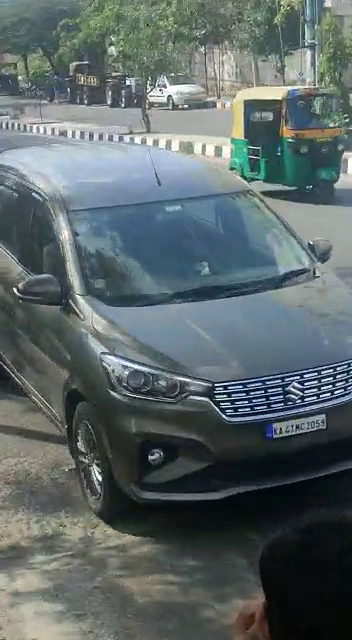
#> input picture frame 40 of input/cctv_car_by_me_1.mp4, 352 x 640 px, given in place of video.mp4, which was not available
$ python from_video.py
#> lines starting #> are read from the running program, lines starting #| are printed output that depends on the picture; pictures that were not available may be replaced by others from this repository, and a replacement may not be noted
import cv2
import os

# Load the video file
video = cv2.VideoCapture("E:\\1 number plate source\\video.mp4")

# Load the classifier for car detection
car_cascade = cv2.CascadeClassifier("car.xml")

# Create a folder to store the car images
if not os.path.exists("cars"):
    os.makedirs("cars")

# Initialize a counter for the number of car images extracted
count = 0

# Loop through each frame in the video
while True:
    # Read a frame from the video
    ret, frame = video.read()
#> frame is the input picture: shape (640, 352, 3); mean B, G, R 104.2, 103.5, 92.1

    # If the frame was not successfully read, break out of the loop
    if not ret:
        break

    # Convert the frame to grayscale
    gray = cv2.cvtColor(frame, cv2.COLOR_BGR2GRAY)
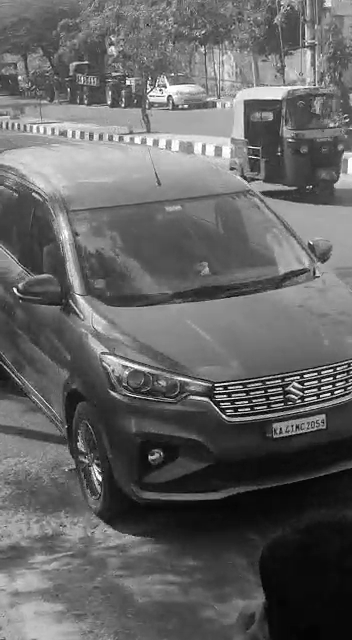
#> gray: shape (640, 352); min 0, max 255, mean 100.1

    # Detect cars in the frame using the classifier
    cars = car_cascade.detectMultiScale(gray, 1.1, 5)
#> cars = [[164, 66, 64, 64]]

    # Loop through each detected car and extract it as an image
    for (x, y, w, h) in cars:
        car_img = frame[y:y+h, x:x+w]
        cv2.imwrite(f"cars/car{count}.png", car_img)
        count += 1
#> this loop made 1 pass
#> (x, y, w, h, count) on pass 1: (164, 66, 64, 64, 1)
#> pass 1, `car_img = frame[y:y+h, x:x+w]`:
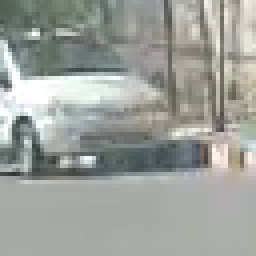
#> car_img: shape (64, 64, 3) (shown 4 times larger); mean B, G, R 155.6, 160.4, 156.7
#> after the loop, count = 1
# Release the video object
video.release()

$ run again, starting later in the video
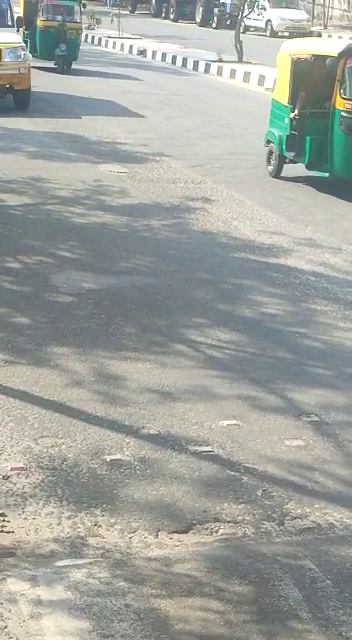
#> input picture frame 180 of input/cctv_car_by_me_1.mp4, 352 x 640 px, given in place of video.mp4, which was not available
#> frame is the input picture: shape (640, 352, 3); mean B, G, R 158.2, 164, 160.3
#> `gray = cv2.cvtColor(frame, cv2.COLOR_BGR2GRAY)`:
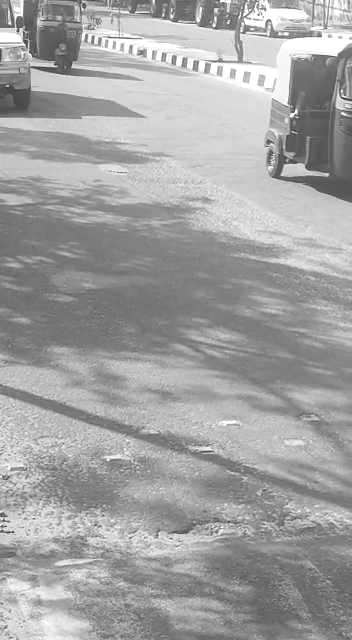
#> gray: shape (640, 352); min 53, max 255, mean 162.2
#> cars = ()
#> after the loop `for (x, y, w, h) in cars:`: count = 0

$ run again, starting later in the video
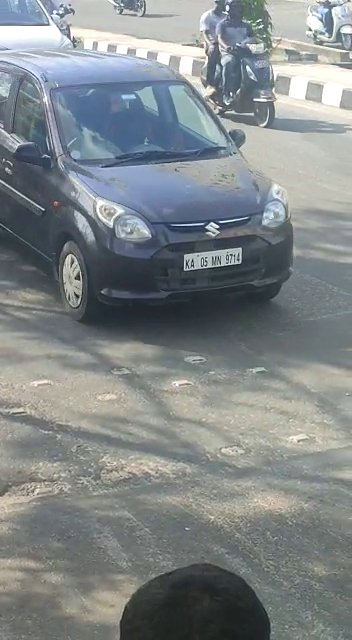
#> input picture frame 320 of input/cctv_car_by_me_1.mp4, 352 x 640 px, given in place of video.mp4, which was not available
#> frame is the input picture: shape (640, 352, 3); mean B, G, R 136.5, 135, 128.8
#> `gray = cv2.cvtColor(frame, cv2.COLOR_BGR2GRAY)`:
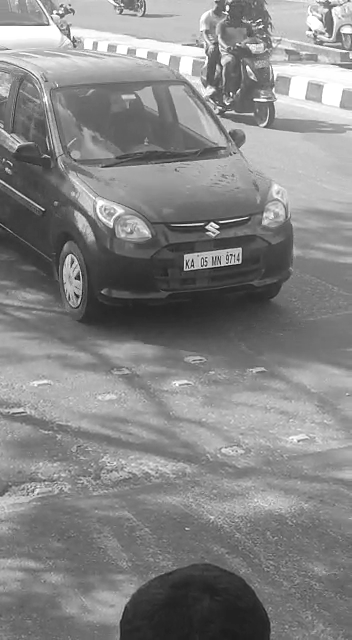
#> gray: shape (640, 352); min 17, max 255, mean 133.3
#> cars = ()
#> after the loop `for (x, y, w, h) in cars:`: count = 0
